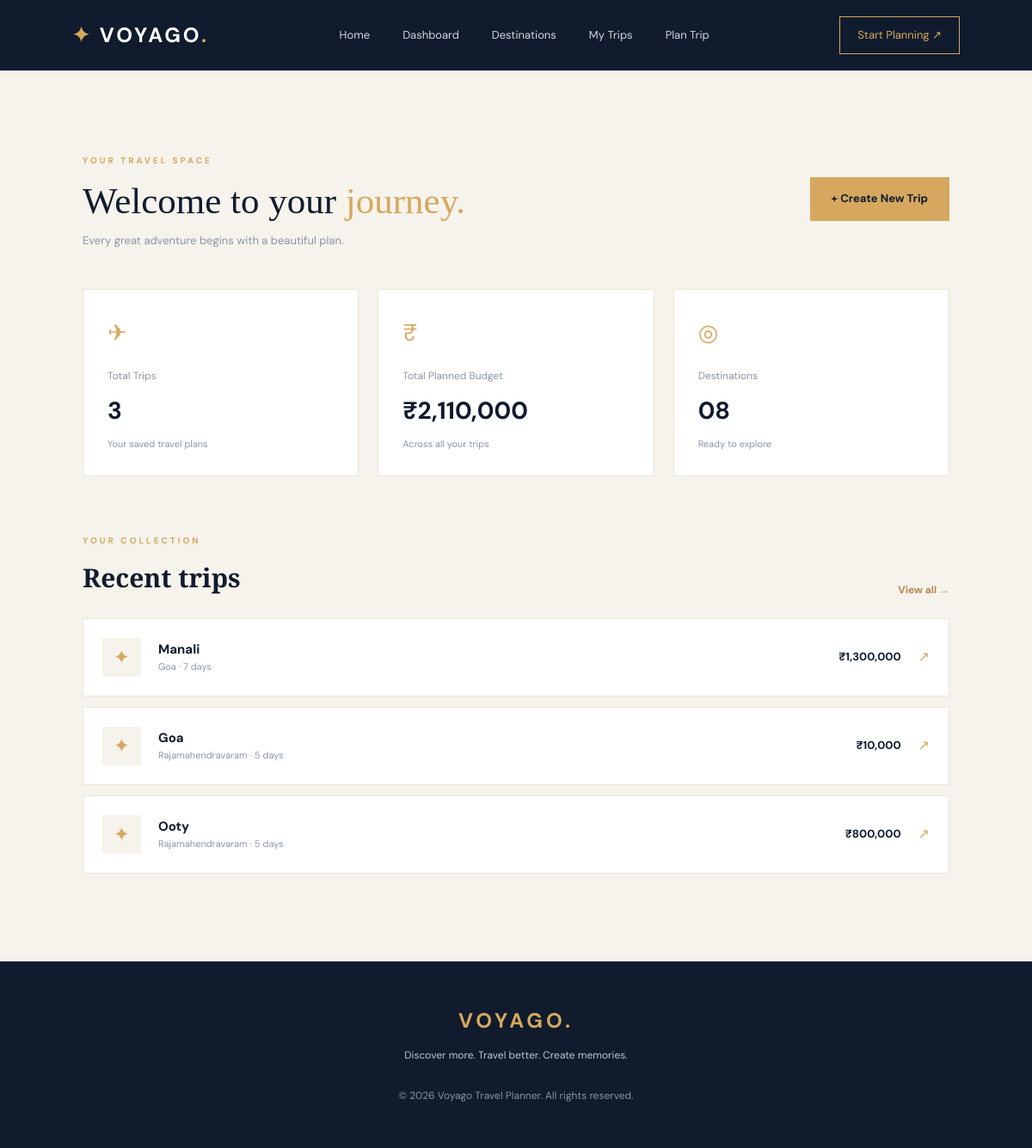
/dashboard, run on the app's committed database.
### tables this page shows
CREATE TABLE trips (
            id INTEGER PRIMARY KEY AUTOINCREMENT,
            starting_location TEXT NOT NULL,
            destination TEXT NOT NULL,
            days INTEGER NOT NULL,
            budget REAL NOT NULL,
            travelers INTEGER NOT NULL,
            preference TEXT NOT NULL,
            itinerary TEXT NOT NULL,
            created_at TIMESTAMP DEFAULT CURRENT_TIMESTAMP
        );

### app.py (the view)
@app.route("/dashboard")
def dashboard():
    conn = get_db_connection()
    total_trips = conn.execute(
        "SELECT COUNT(*) FROM trips"
    ).fetchone()[0]
    total_budget = conn.execute(
        "SELECT COALESCE(SUM(budget), 0) FROM trips"
    ).fetchone()[0]
    recent_trips = conn.execute(
        "SELECT * FROM trips ORDER BY id DESC LIMIT 5"
    ).fetchall()
    conn.close()
    return render_template(
        "dashboard.html",
        total_trips=total_trips,
        total_budget=total_budget,
        recent_trips=recent_trips
    )

### database.py (called while the page is built)
def get_db_connection():
    conn = sqlite3.connect(DATABASE)
    conn.row_factory = sqlite3.Row
    return conn

### templates/dashboard.html (shortened to what this page needs)
{% extends "base.html" %}
{% block content %}
<section class="dashboard-page">
    <div class="dashboard-welcome">
        <div>
            <span class="section-label">YOUR TRAVEL SPACE</span>
            <h1>Welcome to your <span>journey.</span></h1>
            <p>Every great adventure begins with a beautiful plan.</p>
        </div>
        <a href="{{ url_for('plan_trip') }}" class="primary-button">
            + Create New Trip
        </a>
    </div>
    <div class="dashboard-stats">
        <div class="stat-card">
            <div class="stat-icon">✈</div>
            <span>Total Trips</span>
            <h2>{{ total_trips }}</h2>
            <p>Your saved travel plans</p>
        </div>
        <div class="stat-card">
            <div class="stat-icon">₹</div>
            <span>Total Planned Budget</span>
            <h2>₹{{ "{:,.0f}".format(total_budget) }}</h2>
            <p>Across all your trips</p>
        </div>
        <div class="stat-card">
            <div class="stat-icon">◎</div>
            <span>Destinations</span>
            <h2>08</h2>
            <p>Ready to explore</p>
        </div>
    </div>
    <div class="dashboard-content">
        <div class="dashboard-section-heading">
            <div>
                <span class="section-label">YOUR COLLECTION</span>
                <h2>Recent trips</h2>
            </div>
            <a href="{{ url_for('my_trips') }}" class="text-link">
                View all →
            </a>
        </div>
        {% if recent_trips %}
        <div class="recent-trip-list">
            {% for trip in recent_trips %}
            <a href="{{ url_for('itinerary', trip_id=trip.id) }}"
               class="recent-trip">
                <div class="recent-trip-icon">✦</div>
                <div class="recent-trip-info">
                    <h3>{{ trip.destination }}</h3>
                    <p>{{ trip.starting_location }} · {{ trip.days }} days</p>
                </div>
                <div class="recent-trip-budget">
                    ₹{{ "{:,.0f}".format(trip.budget) }}
                </div>
                <span class="trip-arrow">↗</span>
            </a>
            {% endfor %}
        </div>
        {% endif %}
    </div>
</section>
{% endblock %}

### templates/base.html (shortened to what this page needs)
<!DOCTYPE html>
<html lang="en">
<head>
    <link rel="stylesheet"
          href="{{ url_for('static', filename='css/style.css') }}">
</head>
<body>
    <header class="navbar">
        <a href="{{ url_for('home') }}" class="logo">
            <span class="logo-icon">✦</span>
            VOYAGO<span class="logo-dot">.</span>
        </a>
        <nav class="nav-links">
            <a href="{{ url_for('home') }}">Home</a>
            <a href="{{ url_for('dashboard') }}">Dashboard</a>
            <a href="{{ url_for('destinations') }}">Destinations</a>
            <a href="{{ url_for('my_trips') }}">My Trips</a>
            <a href="{{ url_for('plan_trip') }}">Plan Trip</a>
        </nav>
        <a href="{{ url_for('plan_trip') }}" class="nav-button">
            Start Planning ↗
        </a>
    </header>
    <main>
        {% block content %}{% endblock %}
    </main>
    <footer class="footer" id="about">
        <div class="footer-brand">VOYAGO.</div>
        <p>Discover more. Travel better. Create memories.</p>
        <p class="copyright">
            © 2026 Voyago Travel Planner. All rights reserved.
        </p>
    </footer>
</body>
</html>

### static/css/style.css (style rules this page uses)
:root { --navy: #101b2d; --navy-light: #192941; --gold: #d6a85f; --cream: #f6f3ec; --white: #ffffff; --muted: #8b95a5; --text: #263448; --border: #e9e5dc; --shadow: 0 15px 45px rgba(16, 27, 45, 0.08); }
* { margin: 0; padding: 0; box-sizing: border-box; }
html { scroll-behavior: smooth; }
body { font-family: 'DM Sans', sans-serif; background: var(--cream); color: var(--text); line-height: 1.6; }
a { text-decoration: none; color: inherit; }
.navbar { height: 82px; padding: 0 7%; display: flex; justify-content: space-between; align-items: center; background: var(--navy); color: white; position: relative; z-index: 10; }
.logo { font-size: 24px; font-weight: 700; letter-spacing: 3px; }
.logo-icon, .logo-dot { color: var(--gold); }
.nav-links { display: flex; align-items: center; gap: 38px; }
.nav-links a { color: #d1d7df; font-size: 13px; transition: 0.3s; }
.nav-button { border: 1px solid var(--gold); color: var(--gold); padding: 11px 20px; font-size: 13px; transition: 0.3s; }
.primary-button { display: inline-flex; align-items: center; justify-content: center; gap: 18px; background: var(--gold); color: var(--navy); padding: 15px 25px; border: none; cursor: pointer; font-weight: 700; font-size: 13px; transition: 0.3s; }
.eyebrow, .section-label { font-size: 10px; font-weight: 700; letter-spacing: 3px; color: var(--gold); }
.hero h1, .form-heading h1, .itinerary-heading h1, .destinations-heading h1, .dashboard-welcome h1 { font-family: 'Playfair Display', serif; font-size: clamp(42px, 6vw, 76px); line-height: 1.13; font-weight: 500; margin: 22px 0; }
.hero h1 span, .section-heading h2 span, .form-heading h1 span, .itinerary-heading h1 span, .destinations-heading h1 span, .dashboard-welcome h1 span { color: var(--gold); }
.intro-section, .destinations-page, .dashboard-page, .my-trips-page, .itinerary-page { padding: 90px 8%; }
.destination-link, .text-link { color: #b4874b; font-size: 12px; font-weight: 700; }
.dashboard-welcome { display: flex; justify-content: space-between; align-items: center; gap: 25px; margin-bottom: 45px; }
.dashboard-welcome h1 { color: var(--navy); font-size: 43px; margin: 12px 0; }
.dashboard-welcome p { color: var(--muted); font-size: 13px; }
.dashboard-stats { display: grid; grid-template-columns: repeat(3, 1fr); gap: 22px; margin-bottom: 60px; }
.stat-card { background: white; padding: 28px; border: 1px solid var(--border); transition: .3s; }
.stat-icon { color: var(--gold); font-size: 27px; margin-bottom: 15px; }
.stat-card > span { color: var(--muted); font-size: 12px; }
.stat-card h2 { color: var(--navy); font-size: 28px; margin: 7px 0; }
.stat-card p { color: var(--muted); font-size: 11px; }
.dashboard-section-heading { display: flex; justify-content: space-between; align-items: end; margin-bottom: 23px; }
.dashboard-section-heading h2 { font-family: 'Playfair Display', serif; font-size: 30px; color: var(--navy); margin-top: 8px; }
.recent-trip { display: flex; align-items: center; gap: 20px; padding: 22px; margin-bottom: 12px; background: white; border: 1px solid var(--border); transition: .3s; }
.recent-trip-icon { width: 45px; height: 45px; background: var(--cream); display: grid; place-items: center; color: var(--gold); font-size: 23px; }
.recent-trip-info { flex: 1; }
.recent-trip-info h3 { color: var(--navy); font-size: 15px; }
.recent-trip-info p { color: var(--muted); font-size: 11px; }
.recent-trip-budget { font-weight: 700; color: var(--navy); font-size: 13px; }
.trip-arrow { color: var(--gold); }
.footer { background: var(--navy); text-align: center; padding: 50px 20px; color: #bdc5d0; }
.footer-brand { color: var(--gold); font-size: 24px; font-weight: 700; letter-spacing: 4px; }
.footer p { font-size: 12px; margin-top: 12px; }
.copyright { color: #8995a6; margin-top: 28px !important; }

### data on the page
trips: destination "Manali", starting_location "Goa", days "7", budget "1,300,000"
trips: destination "Goa", starting_location "Rajamahendravaram", days "5", budget "10,000"
trips: destination "Ooty", starting_location "Rajamahendravaram", days "5", budget "800,000"

### other printed values
{{ total_trips }} "3"
{{ "{:,.0f}".format(total_budget) }} "2,110,000"
